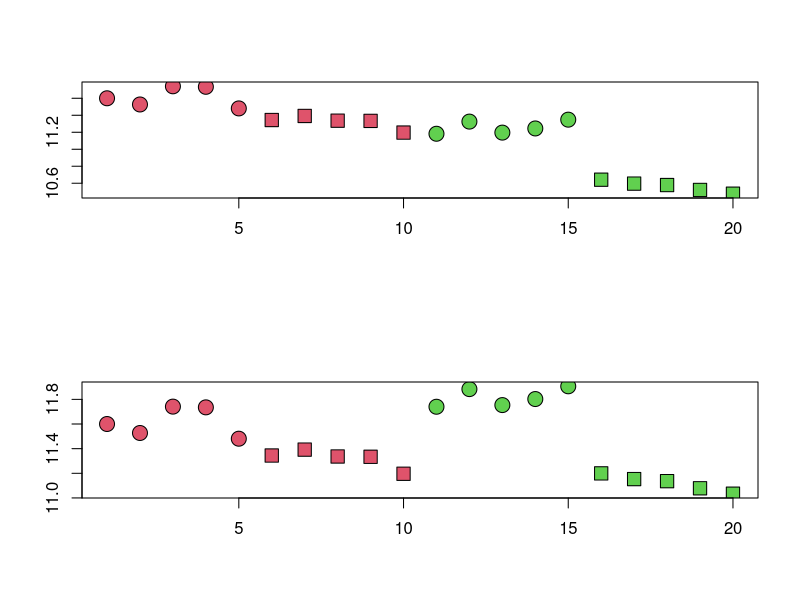
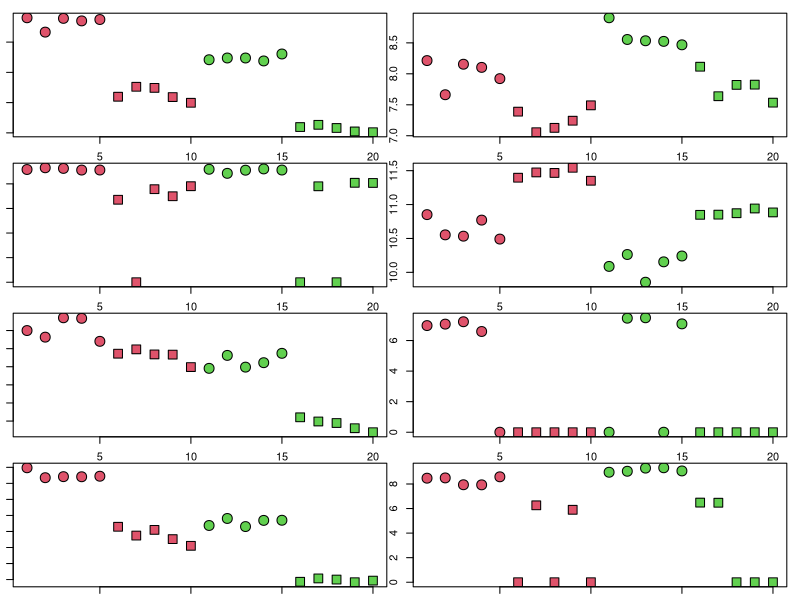

Write R code to recreate these figures, in order.
# # Fitting linear models
# data(mtcars)
# head(mtcars)
# 
# car_size <- as.factor(mtcars$cyl)
# levels(car_size) <- c("small","medium","large")
# 
# model1 <- lm(mpg ~ mod_mat, mtcars)
# model1$coefficients
# abline(model1)
# 
# mod_mat <- model.matrix(~car_size + as.factor(mtcars$gear))
# 
# points(as.factor(car_size), mtcars$mpg)
# abline(model1)

# Simulate single gene data for different configurations
sample_maqc <- read.table("dump/sample_maqc_data.tsv",
                          sep = "\t", header = T, row.names = 1)
batch_info <- as.factor(rep(1:2, each = 10))
class_info <- as.factor(rep(rep(LETTERS[1:2], each = 5), 2))

# Linear modelling
i <- 5
y <- as.numeric(sample_maqc[i,])
fitted_model <- lm(y ~ batch_info + class_info)
# Subtract estimate of batch coefficient
y[11:20] <- y[11:20]- fitted_model$coefficients[2]

# Plot before and after correction
par(mfrow=c(2,1))
plot(as.numeric(sample_maqc[i,]),
     pch = rep(rep(21:22, each = 5), 2),
     cex = 2, bg = rep(2:3, each = 10), ann = FALSE)

plot(y,
     pch = rep(rep(21:22, each = 5), 2),
     cex = 2, bg = rep(2:3, each = 10), ann = FALSE)

# Plot all probesets
par(mfrow=c(4,2))
par(mar=c(1,1,1,1))
idx <- 1

for(i in idx:(idx+7)) {
  y <- as.numeric(sample_maqc[i,])
  plot(1:20, y, pch = rep(rep(21:22, each = 5), 2),
       cex = 2, bg = rep(2:3, each = 10), ann = FALSE)
}

rownames(sample_maqc)
